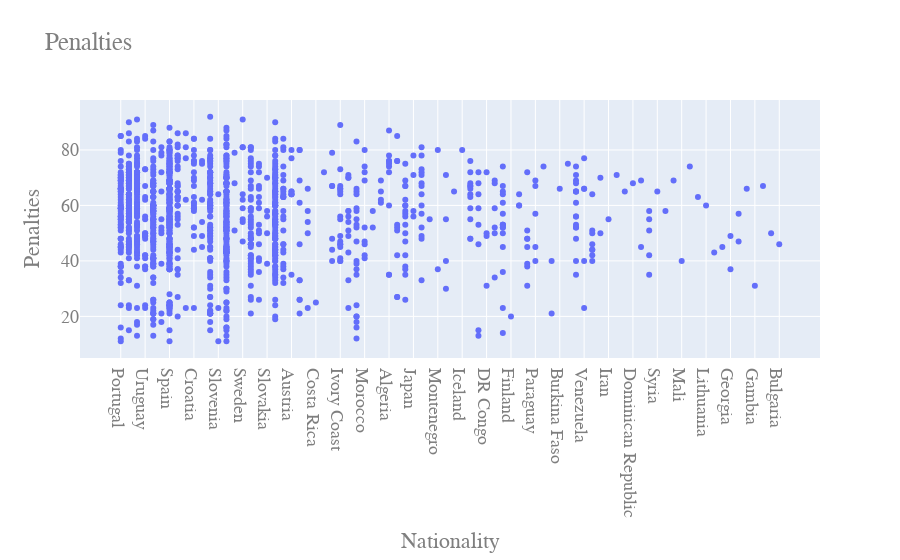

The cell this chart's notebook holds for it:
### Code cell
fig = go.Figure()
trace1 = go.Scatter(x = df[df.Potential > 80].Nationality, y = df[df.Potential > 80].Penalties, 
                    mode = 'markers + text',
                   name = 'Penalties if Potential > 80')
fig.add_trace(trace1)
fig.update_layout(title='Penalties',
    xaxis_title="Nationality",
    yaxis_title="Penalties",
    font=dict(
        family="Courier New, monospace",
        size=18,
        color="#7f7f7f"
))
fig.show()

### Figure 1 — Plotly figure (JSON) as saved in the notebook; plotly's stock layout.template omitted (floating-point values rounded to 4 significant figures; data arrays with more than 128 entries replaced by an {"elided": "..."} marker saying what was removed)
{"data": [{"mode": "markers+text", "name": "Penalties if Potential > 80", "type": "scatter", "x": {"elided": "1303 str values"}, "y": {"elided": "1303 str values"}}], "layout": {"font": {"color": "#7f7f7f", "family": "Courier New, monospace", "size": 18}, "title": {"text": "Penalties"}, "xaxis": {"title": {"text": "Nationality"}}, "yaxis": {"title": {"text": "Penalties"}}}}
